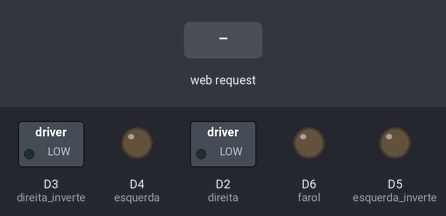
Recording of a sketch running on a simulated ESP8266 (Wemos D1 mini). Shown: switched loads named in the sketch (green lamp = pin HIGH), output pins drawn as LEDs (lit = HIGH). Inputs (shaded band) come from the test bench. WiFi joins after 1.5 s; servers stay silent unless stated; what the sketch prints to the serial monitor is not drawn.

Above: at 2.7 s.
2.8 s: HTTP request GET /gpio/F received
At 3.5 s:
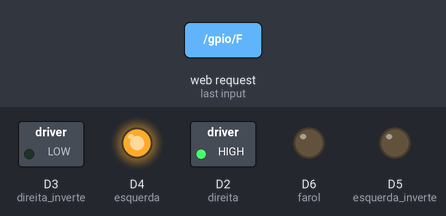
4.3 s: HTTP request GET /gpio/T received
At 4.6 s:
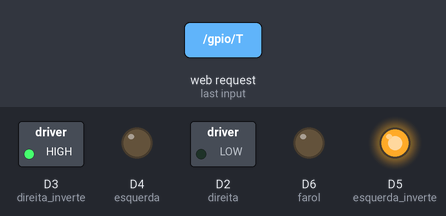
5.8 s: HTTP request GET /gpio/E received
At 7.0 s:
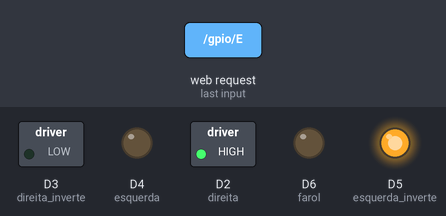
7.3 s: HTTP request GET /gpio/D received
At 8.1 s:
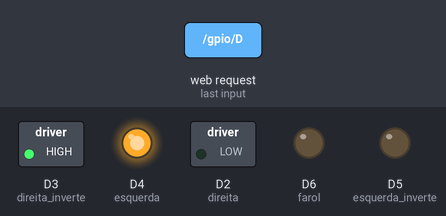
8.8 s: HTTP request GET /gpio/A received
At 9.2 s:
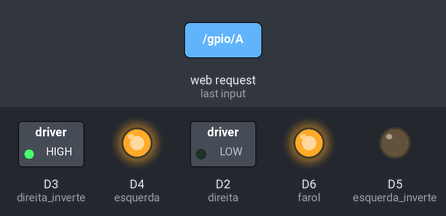
10.3 s: HTTP request GET /gpio/0 received
At 11.6 s:
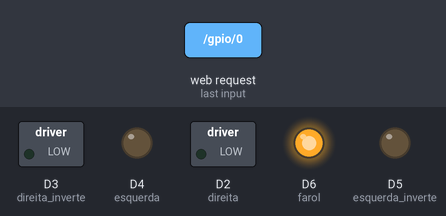
Timing chart, 0 to 12.8 s (numbered marks = the images above; inputs shaded):
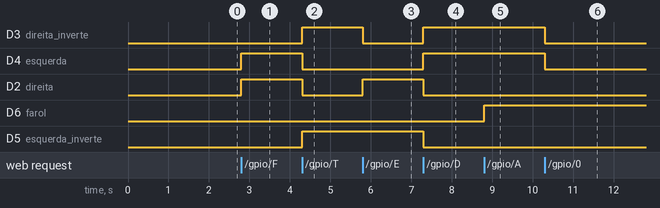

Measured:
- after the input at 2.8 s, D4 (esquerda), D2 (direita): LOW → HIGH at once
- after the input at 4.3 s, D3 (direita_inverte), D5 (esquerda_inverte): LOW → HIGH at once; D4 (esquerda), D2 (direita): HIGH → LOW at once
- after the input at 5.8 s, D3 (direita_inverte): HIGH → LOW at once; D2 (direita): LOW → HIGH at once
- after the input at 7.3 s, D3 (direita_inverte), D4 (esquerda): LOW → HIGH at once; D2 (direita), D5 (esquerda_inverte): HIGH → LOW at once
- after the input at 8.8 s, D6 (farol): LOW → HIGH at once
- after the input at 10.3 s, D3 (direita_inverte), D4 (esquerda): HIGH → LOW at once

The sketch:

CONTROLE_CARRO_WIFI_-_CODIGO_NOVO_COM_FAROL.ino
```cpp
#include <ESP8266WiFi.h>
#ifndef STASSID

// rede do meu celular
//#define STASSID "STWA_JR"                     // Nome da rede a ser usada
//#define STAPSK  "774881jr"                    // Senha da rede a ser usada

// rede LIMS
#define STASSID "LaPeSi/Lims"
#define STAPSK  "naotemsenha"

// rede FERNANDO
//#define STASSID "Webfoss"
//#define STAPSK  "eejz6902"

#endif

const char* ssid = STASSID;
const char* password = STAPSK;
int direita = D2;                             // CONECTAR O MOTOR DIREITO AO PINO D2
int direita_inverte = D3;                     // CONECTAR O MOTOR DIREITO INVERTIDO AO PINO D3
int esquerda = D4;                            // CONECTAR O MOTOR ESQUERDO AO PINO D4
int esquerda_inverte = D5;                    // CONECTAR O MOTOR ESQUERDO INVERTIDO AO PINO D5
int farol = D6;                               // CONECTAR OS LEDS DO FAROL AO PINO D6
int estado_farol = 0;

WiFiServer server(80);                        // Criação do servidor

void andarparafrente(){                       // Funções dos Movimentos
    digitalWrite(direita, HIGH);
    digitalWrite(esquerda, HIGH);
    digitalWrite(direita_inverte, LOW);
    digitalWrite(esquerda_inverte, LOW);
}
void andarparatras(){
    digitalWrite(direita, LOW);
    digitalWrite(esquerda, LOW);
    digitalWrite(direita_inverte, HIGH);
    digitalWrite(esquerda_inverte, HIGH);
}
void andarparaesquerda(){
    digitalWrite(direita, HIGH);
    digitalWrite(esquerda, LOW);
    digitalWrite(direita_inverte, LOW);
    digitalWrite(esquerda_inverte, HIGH);
}
void andarparadireita(){
    digitalWrite(direita, LOW);
    digitalWrite(esquerda, HIGH);
    digitalWrite(direita_inverte, HIGH);
    digitalWrite(esquerda_inverte, LOW);
}
void parar(){
    digitalWrite(direita, LOW);
    digitalWrite(esquerda, LOW);
    digitalWrite(direita_inverte, LOW);
    digitalWrite(esquerda_inverte, LOW);
    }
void liga_farol(){Serial.println("farol ligado");digitalWrite(farol, HIGH);}
void desliga_farol(){Serial.println("farol desligado");digitalWrite(farol, LOW);}


void setup() {                                                                      //Configuração do programa
  Serial.begin(115200);                                                             //Velocidade de comunicação do Wemos D1
  pinMode(direita, OUTPUT);                                                         // Preparação dos motores
  pinMode(direita_inverte, OUTPUT);
  pinMode(esquerda, OUTPUT);
  pinMode(esquerda_inverte, OUTPUT);
  pinMode(farol, OUTPUT);
  delay(10);
  Serial.println();                                                                 // Conexão com o WIFI
  Serial.println();
  Serial.print(F("Conectando a "));
  Serial.println(ssid);
  WiFi.mode(WIFI_STA);
  WiFi.begin(ssid, password);
  while (WiFi.status() != WL_CONNECTED) {delay(500);Serial.print(F("."));}
  Serial.println();
  server.begin();                                                                   //Inicia o servidor
  Serial.println(F("Rede conectada e Servidor iniciado!"));
  Serial.print(F("IP do carro: ")); Serial.println(WiFi.localIP());                 //Imprime o IP do carro
}

void loop() {
  WiFiClient client = server.available();                                           //Checa se há conexão
  if (!client) {return;}
  client.setTimeout(1000);                                                          //Tempo de espera da resposta
  String req = client.readStringUntil('\r');                                        //Lê a ULR do servidor
  Serial.print(F("COMANDO: "));
  Serial.println(req);
  if      (req.indexOf(F("/gpio/F")) != -1) {andarparafrente();}
  else if (req.indexOf(F("/gpio/T")) != -1) {andarparatras();}
  else if (req.indexOf(F("/gpio/E")) != -1) {andarparaesquerda();}
  else if (req.indexOf(F("/gpio/D")) != -1) {andarparadireita();}
  else if (req.indexOf(F("/gpio/A")) != -1) {if (estado_farol == 0){liga_farol();estado_farol=1;}else{desliga_farol();estado_farol=0;}}
  else if (req.indexOf(F("/gpio/0")) != -1) {parar();}
  while (client.available()) {client.read();}              // Enquanto houver solicitação, repete a mesma
  client.print(F("HTTP/1.1 200 OK\r\nContent-Type: text/html\r\n\r\n<!DOCTYPE HTML>\r\n<html>\rIP:"));
  client.print(WiFi.localIP());
}
```
